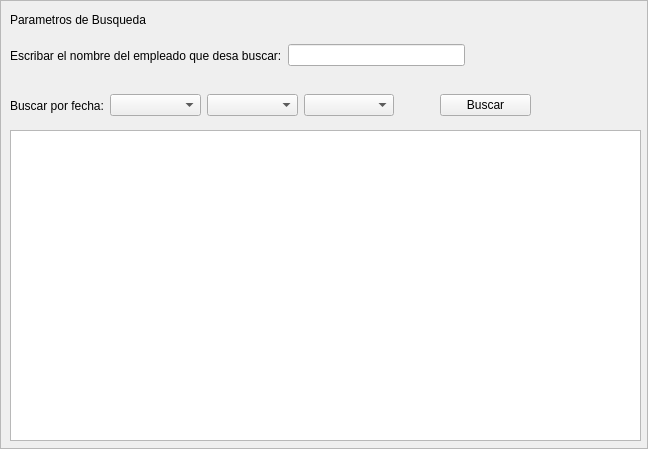
<?xml version="1.0" encoding="UTF-8"?>
<ui version="4.0">
 <class>FrameVerRegistros</class>
 <widget class="QFrame" name="FrameVerRegistros">
  <property name="geometry">
   <rect>
    <x>0</x>
    <y>0</y>
    <width>648</width>
    <height>449</height>
   </rect>
  </property>
  <property name="windowTitle">
   <string>Frame</string>
  </property>
  <property name="frameShape">
   <enum>QFrame::StyledPanel</enum>
  </property>
  <property name="frameShadow">
   <enum>QFrame::Raised</enum>
  </property>
  <widget class="QWidget" name="horizontalLayoutWidget">
   <property name="geometry">
    <rect>
     <x>10</x>
     <y>30</y>
     <width>631</width>
     <height>51</height>
    </rect>
   </property>
   <layout class="QHBoxLayout" name="horizontal_layout1">
    <item>
     <widget class="QLabel" name="label_2">
      <property name="text">
       <string>Escribar el nombre del empleado que desa buscar:</string>
      </property>
     </widget>
    </item>
    <item>
     <widget class="QLineEdit" name="input_busqueda"/>
    </item>
    <item>
     <spacer name="horizontalSpacer">
      <property name="orientation">
       <enum>Qt::Horizontal</enum>
      </property>
      <property name="sizeHint" stdset="0">
       <size>
        <width>40</width>
        <height>20</height>
       </size>
      </property>
     </spacer>
    </item>
   </layout>
  </widget>
  <widget class="QLabel" name="label_parametros">
   <property name="geometry">
    <rect>
     <x>10</x>
     <y>10</y>
     <width>151</width>
     <height>20</height>
    </rect>
   </property>
   <property name="text">
    <string>Parametros de Busqueda</string>
   </property>
  </widget>
  <widget class="QWidget" name="verticalLayoutWidget">
   <property name="geometry">
    <rect>
     <x>10</x>
     <y>130</y>
     <width>631</width>
     <height>311</height>
    </rect>
   </property>
   <layout class="QVBoxLayout" name="verticalLayout">
    <item>
     <widget class="QTableWidget" name="tabla_resultados"/>
    </item>
   </layout>
  </widget>
  <widget class="QWidget" name="horizontalLayoutWidget_2">
   <property name="geometry">
    <rect>
     <x>10</x>
     <y>80</y>
     <width>521</width>
     <height>51</height>
    </rect>
   </property>
   <layout class="QHBoxLayout" name="horizontal_layout2">
    <item>
     <widget class="QLabel" name="label_fecha">
      <property name="text">
       <string>Buscar por fecha:</string>
      </property>
     </widget>
    </item>
    <item>
     <widget class="QComboBox" name="select_dia"/>
    </item>
    <item>
     <widget class="QComboBox" name="select_mes"/>
    </item>
    <item>
     <widget class="QComboBox" name="select_ano"/>
    </item>
    <item>
     <spacer name="horizontalSpacer_2">
      <property name="orientation">
       <enum>Qt::Horizontal</enum>
      </property>
      <property name="sizeType">
       <enum>QSizePolicy::Fixed</enum>
      </property>
      <property name="sizeHint" stdset="0">
       <size>
        <width>40</width>
        <height>20</height>
       </size>
      </property>
     </spacer>
    </item>
    <item>
     <widget class="QPushButton" name="btn_buscar">
      <property name="text">
       <string>Buscar</string>
      </property>
     </widget>
    </item>
   </layout>
  </widget>
 </widget>
 <resources/>
 <connections/>
</ui>
